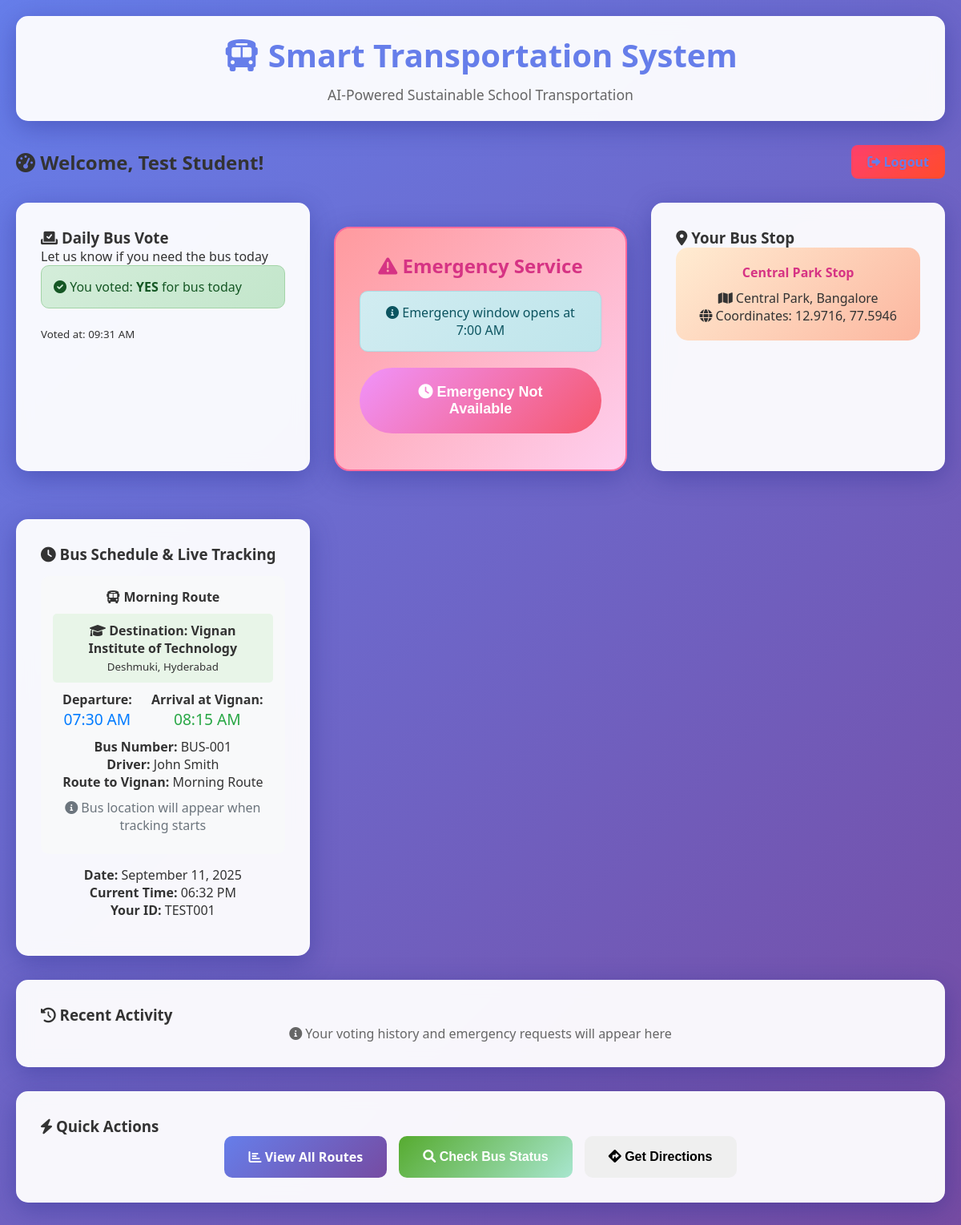
The app's page /dashboard (signed in) with its own data.
### app.py (models this page shows)
class Student(UserMixin, db.Model):
    id = db.Column(db.Integer, primary_key=True)
    student_id = db.Column(db.String(20), unique=True, nullable=False)
    name = db.Column(db.String(100), nullable=False)
    password_hash = db.Column(db.String(120), nullable=False)
    stop_id = db.Column(db.Integer, db.ForeignKey('bus_stop.id'), nullable=False)
    created_at = db.Column(db.DateTime, default=datetime.utcnow)
    stop = db.relationship('BusStop', backref='students')
    votes = db.relationship('DailyVote', backref='student', lazy=True)
    emergency_requests = db.relationship('EmergencyRequest', backref='student', lazy=True)

class DailyVote(db.Model):
    id = db.Column(db.Integer, primary_key=True)
    student_id = db.Column(db.Integer, db.ForeignKey('student.id'), nullable=False)
    vote_date = db.Column(db.Date, nullable=False)
    needs_bus = db.Column(db.Boolean, nullable=False)
    voted_at = db.Column(db.DateTime, default=datetime.utcnow)
    __table_args__ = (db.UniqueConstraint('student_id', 'vote_date', name='unique_daily_vote'),)

class BusStop(db.Model):
    id = db.Column(db.Integer, primary_key=True)
    name = db.Column(db.String(100), nullable=False)
    latitude = db.Column(db.Float, nullable=False)
    longitude = db.Column(db.Float, nullable=False)
    address = db.Column(db.String(200))
    created_at = db.Column(db.DateTime, default=datetime.utcnow)

class BusSchedule(db.Model):
    id = db.Column(db.Integer, primary_key=True)
    route_name = db.Column(db.String(100), nullable=False)
    departure_time = db.Column(db.Time, nullable=False)
    arrival_time = db.Column(db.Time, nullable=False)
    bus_number = db.Column(db.String(20), nullable=False)
    driver_name = db.Column(db.String(100), nullable=False)
    is_active = db.Column(db.Boolean, default=True)
    created_at = db.Column(db.DateTime, default=datetime.utcnow)

### app.py (the view)
@app.route('/dashboard')
@login_required
def dashboard():
    today = datetime.now().date()
    now = datetime.now()
    today_vote = DailyVote.query.filter_by(
        student_id=current_user.id,
        vote_date=today
    ).first()
    emergency_active = False
    current_time = now.time()
    if current_time >= datetime.strptime("07:00", "%H:%M").time() and \
       current_time <= datetime.strptime("07:30", "%H:%M").time():
        emergency_active = True
    user_stop = BusStop.query.get(current_user.stop_id)
    bus_schedule = BusSchedule.query.filter_by(is_active=True).first()
    bus_location = BusLocation.query.order_by(BusLocation.timestamp.desc()).first()
    return render_template('dashboard.html',
                         current_user=current_user,
                         today_vote=today_vote,
                         emergency_active=emergency_active,
                         user_stop=user_stop,
                         now=now,
                         bus_schedule=bus_schedule,
                         bus_location=bus_location)

### app.py (called while the page is built)
@login_manager.user_loader
def load_user(user_id):
    return Student.query.get(int(user_id))

### templates/dashboard.html (shortened to what this page needs)
{% extends "base.html" %}
{% block content %}
<div class="nav">
    <h2><i class="fas fa-tachometer-alt"></i> Welcome, {{ current_user.name }}!</h2>
    <a href="{{ url_for('logout') }}" class="btn btn-danger">
        <i class="fas fa-sign-out-alt"></i> Logout
    </a>
</div>
<div class="dashboard-grid">
    <div class="card">
        <h3><i class="fas fa-vote-yea"></i> Daily Bus Vote</h3>
        <p>Let us know if you need the bus today</p>
        {% if today_vote %}
            <div class="alert alert-success">
                <i class="fas fa-check-circle"></i>
                You voted: <strong>{{ 'YES' if today_vote.needs_bus else 'NO' }}</strong> for bus today
            </div>
            <p><small>Voted at: {{ today_vote.voted_at.strftime('%I:%M %p') }}</small></p>
        {% endif %}
    </div>
    <div class="card emergency-section {% if emergency_active %}emergency-active{% endif %}">
        <h3><i class="fas fa-exclamation-triangle"></i> Emergency Service</h3>
        {% if emergency_active %}
            <div class="alert alert-danger">
                <i class="fas fa-clock"></i> Emergency window is active (7:00 AM - 7:30 AM)
            </div>
            <button onclick="requestEmergency()" class="btn btn-warning">
                <i class="fas fa-bell"></i> Request Emergency Bus
            </button>
            <p><small>Click if you missed your regular bus</small></p>
        {% else %}
            <div class="alert alert-info">
                <i class="fas fa-info-circle"></i> Emergency window opens at 7:00 AM
            </div>
            <button class="btn btn-warning" disabled>
                <i class="fas fa-clock"></i> Emergency Not Available
            </button>
        {% endif %}
    </div>
    <div class="card">
        <h3><i class="fas fa-map-marker-alt"></i> Your Bus Stop</h3>
        <div class="stop-info">
            <h4>{{ user_stop.name }}</h4>
            <p><i class="fas fa-map"></i> {{ user_stop.address }}</p>
            <p><i class="fas fa-globe"></i> Coordinates: {{ "%.4f"|format(user_stop.latitude) }}, {{ "%.4f"|format(user_stop.longitude) }}</p>
        </div>
    </div>
    <div class="card">
        <h3><i class="fas fa-clock"></i> Bus Schedule & Live Tracking</h3>
        <div style="text-align: center;">
            {% if bus_schedule %}
                <div style="margin: 15px 0; padding: 15px; background: #f8f9fa; border-radius: 10px;">
                    <h4><i class="fas fa-bus"></i> {{ bus_schedule.route_name }}</h4>
                    <div style="background: #e8f5e8; padding: 10px; border-radius: 5px; margin: 10px 0;">
                        <strong><i class="fas fa-graduation-cap"></i> Destination: Vignan Institute of Technology</strong><br>
                        <small>Deshmuki, Hyderabad</small>
                    </div>
                    <div style="display: flex; justify-content: space-around; margin: 10px 0;">
                        <div>
                            <strong>Departure:</strong><br>
                            <span style="font-size: 1.2em; color: #007bff;">{{ bus_schedule.departure_time.strftime('%I:%M %p') }}</span>
                        </div>
                        <div>
                            <strong>Arrival at Vignan:</strong><br>
                            <span style="font-size: 1.2em; color: #28a745;">{{ bus_schedule.arrival_time.strftime('%I:%M %p') }}</span>
                        </div>
                    </div>
                    <div style="margin: 10px 0;">
                        <strong>Bus Number:</strong> {{ bus_schedule.bus_number }}<br>
                        <strong>Driver:</strong> {{ bus_schedule.driver_name }}<br>
                        <strong>Route to Vignan:</strong> {{ bus_schedule.route_name }}
                    </div>
                    {% if bus_location %}
                        <div style="margin: 15px 0; padding: 10px; background: #d4edda; border-radius: 5px;">
                            <strong><i class="fas fa-map-marker-alt"></i> Live Location:</strong><br>
                            <span id="live-location">{{ bus_location.status.title() }}</span><br>
                            <small>Updated: {{ bus_location.timestamp.strftime('%I:%M %p') }}</small>
                        </div>
                    {% else %}
                        <div style="margin: 10px 0; color: #6c757d;">
                            <i class="fas fa-info-circle"></i> Bus location will appear when tracking starts
                        </div>
                    {% endif %}
                </div>
            {% else %}
                <div style="margin: 15px 0; color: #6c757d;">
                    <i class="fas fa-info-circle"></i> Bus schedule will be available after route optimization
                </div>
            {% endif %}
            <div style="margin: 15px 0;">
                <strong>Date:</strong> {{ now.strftime('%B %d, %Y') }}<br>
                <strong>Current Time:</strong> {{ now.strftime('%I:%M %p') }}<br>
                <strong>Your ID:</strong> {{ current_user.student_id }}
            </div>
        </div>
    </div>
</div>
<div class="card">
    <h3><i class="fas fa-history"></i> Recent Activity</h3>
    <div style="text-align: center; color: #666;">
        <i class="fas fa-info-circle"></i>
        Your voting history and emergency requests will appear here
    </div>
</div>
<div class="card">
    <h3><i class="fas fa-bolt"></i> Quick Actions</h3>
    <div style="display: flex; gap: 15px; flex-wrap: wrap; justify-content: center;">
        <a href="{{ url_for('admin_dashboard_secure') }}" class="btn btn-primary">
            <i class="fas fa-chart-bar"></i> View All Routes
        </a>
        <button onclick="checkBusStatus()" class="btn btn-success">
            <i class="fas fa-search"></i> Check Bus Status
        </button>
        <button onclick="getDirections()" class="btn btn-info">
            <i class="fas fa-directions"></i> Get Directions
        </button>
    </div>
</div>
{% endblock %}

### static/css/style.css (style rules this page uses)
* { margin: 0; padding: 0; box-sizing: border-box; }
body { font-family: 'Segoe UI', Tahoma, Geneva, Verdana, sans-serif; background: linear-gradient(135deg, #667eea 0%, #764ba2 100%); min-height: 100vh; color: #333; }
.card { background: rgba(255, 255, 255, 0.95); backdrop-filter: blur(10px); border-radius: 15px; padding: 30px; margin-bottom: 30px; box-shadow: 0 8px 32px rgba(31, 38, 135, 0.37); border: 1px solid rgba(255, 255, 255, 0.18); transition: transform 0.3s ease, box-shadow 0.3s ease; }
.btn { padding: 15px 30px; border: none; border-radius: 10px; font-size: 16px; font-weight: 600; cursor: pointer; transition: all 0.3s ease; text-decoration: none; display: inline-block; text-align: center; }
.btn-primary { background: linear-gradient(135deg, #667eea, #764ba2); color: white; }
.btn-success { background: linear-gradient(135deg, #56ab2f, #a8e6cf); color: white; }
.btn-danger { background: linear-gradient(135deg, #ff416c, #ff4b2b); color: white; }
.btn-warning { background: linear-gradient(135deg, #f093fb, #f5576c); color: white; font-size: 18px; padding: 20px 40px; border-radius: 50px; animation: pulse 2s infinite; }
.emergency-section { background: linear-gradient(135deg, #ff9a9e, #fecfef); border: 2px solid #ff6b9d; text-align: center; padding: 30px; border-radius: 20px; margin: 30px 0; }
.emergency-section h3 { color: #d63384; margin-bottom: 15px; font-size: 1.5rem; }
.alert { padding: 15px; border-radius: 10px; margin-bottom: 20px; font-weight: 500; }
.alert-success { background: linear-gradient(135deg, #d4edda, #c3e6cb); border: 1px solid #a3d4a7; color: #155724; }
.alert-info { background: linear-gradient(135deg, #d1ecf1, #bee5eb); border: 1px solid #abdde5; color: #0c5460; }
.dashboard-grid { display: grid; grid-template-columns: repeat(auto-fit, minmax(300px, 1fr)); gap: 30px; margin-top: 30px; }
.stop-info { background: linear-gradient(135deg, #ffecd2, #fcb69f); border-radius: 15px; padding: 20px; text-align: center; }
.stop-info h4 { color: #d63384; margin-bottom: 10px; }
.nav { display: flex; justify-content: space-between; align-items: center; margin-bottom: 20px; }
.nav a { color: #667eea; text-decoration: none; font-weight: 600; padding: 10px 20px; border-radius: 8px; transition: background 0.3s ease; }

### records on screen
Student: name "Test Student", student_id "TEST001"
DailyVote: needs_bus "YES", voted_at "09:31 AM"
BusStop: name "Central Park Stop", address "Central Park, Bangalore", latitude "12.9716", longitude "77.5946"
BusSchedule: route_name "Morning Route", departure_time "07:30 AM", arrival_time "08:15 AM", bus_number "BUS-001", driver_name "John Smith"

### other values on screen
{{ now.strftime('%B %d, %Y') }} "September 11, 2025"
{{ now.strftime('%I:%M %p') }} "06:32 PM"
